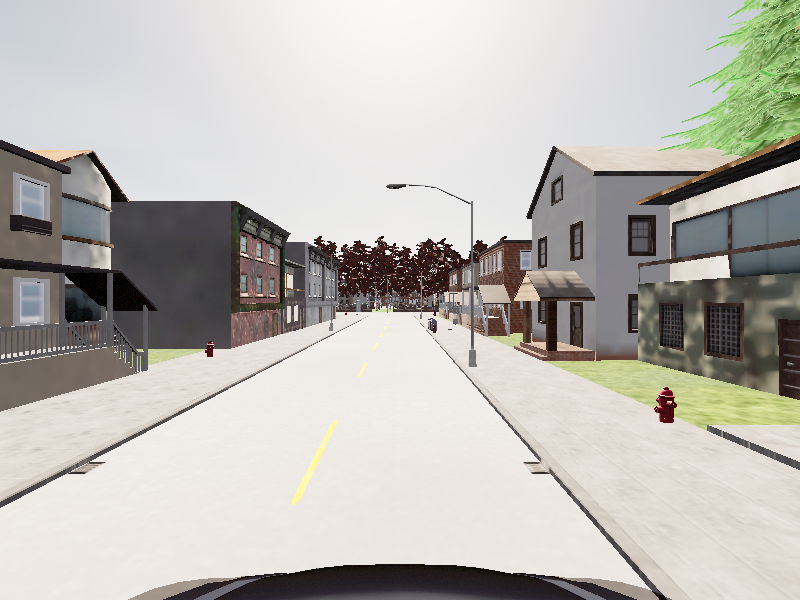
#> input picture Lines Finder/00006.png, 800 x 600 px
$ python Line_Finder.py
#> lines starting #> are read from the running program, lines starting #| are printed output that depends on the picture; after the words box and inside, x2 and y2 are one past the last pixel; in counts of white or black regions, pixels touching at a corner belong together
import matplotlib.pyplot as plt
import cv2
import numpy as np


def ROI(img, vertices):
    mask = np.zeros_like(img)
    channel_count = image.shape[2]
    match_mask_color = (255,) * channel_count
    cv2.fillPoly(mask, vertices, match_mask_color)
    masked_image = cv2.bitwise_and(img, mask)
    return masked_image

def draw(img, lines):
    img = np.copy(img)
    line_image = np.zeros((img.shape[0], img.shape[1], img.shape[2]), dtype=np.uint8)

    for line in lines:
        for x1, y1, x2, y2 in line:
            cv2.line(line_image, (x1, y1), (x2, y2), (0, 255, 0), thickness=3)
    img = cv2.addWeighted(img, 0.8, line_image, 1, 0.0)
    return img

image = cv2.imread('00006.png')
#> image is the input picture: shape (600, 800, 3); mean B, G, R 179.3, 184.7, 187.6
image = cv2.cvtColor(image, cv2.COLOR_BGR2RGB)

print(image.shape)
#| (600, 800, 3)
H = image.shape[0]
#> H = 600
W = image.shape[1]
#> W = 800

ROI_Limits = [((0)*W, (1)*H), ((1/2)*W, (1/2)*H), ((1)*W, (1)*H)]
#> ROI_Limits = [(0, 600), (400, 300), (800, 600)]

image0 = cv2.cvtColor(image, cv2.COLOR_RGB2BGR)
image1 = cv2.Canny(image0,100, 200)
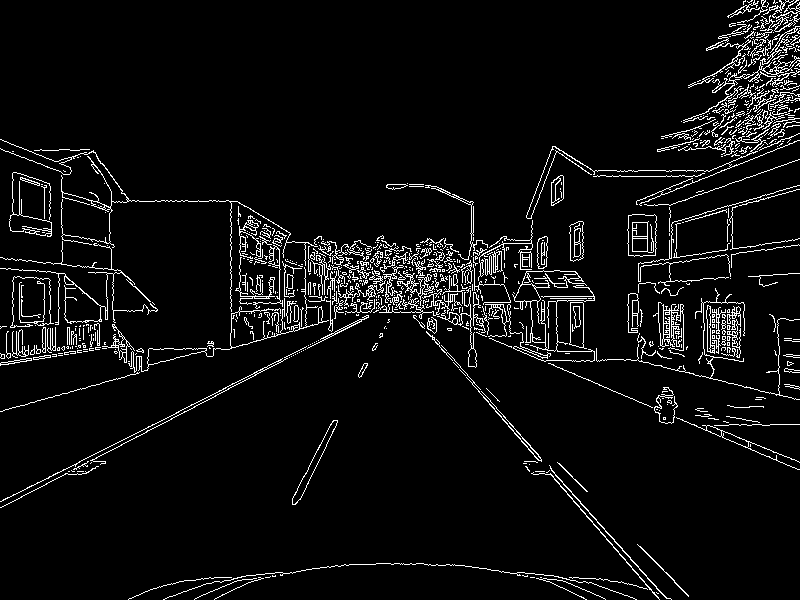
#> image1: shape (600, 800); 5.4% white in thin lines or dots
image2 = ROI(image1, np.array([ROI_Limits], np.int32))
#> in ROI, `cv2.fillPoly(mask, vertices, match_mask_color)`:
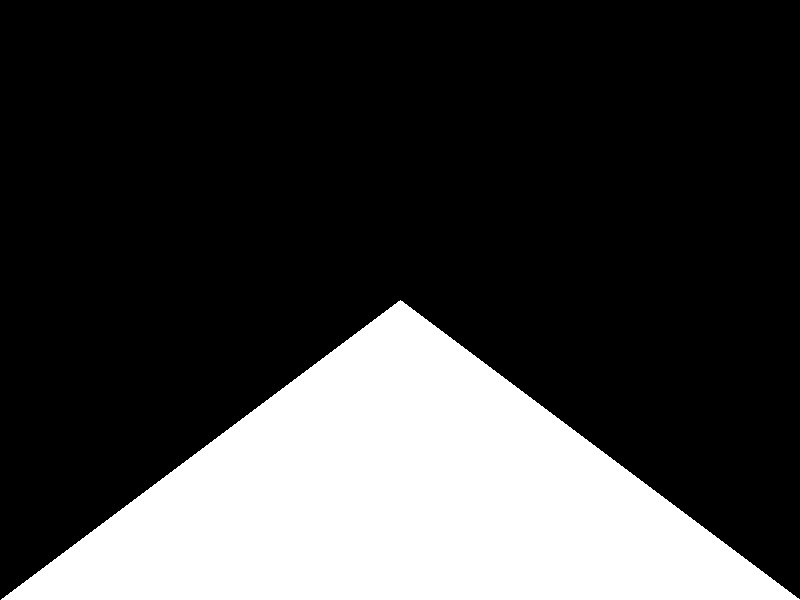
#> mask: shape (600, 800); 25% white; 1 white region, box (x1, y1, x2, y2) and area: (1, 300, 800, 600) 120100
#> in ROI, `masked_image = cv2.bitwise_and(img, mask)`:
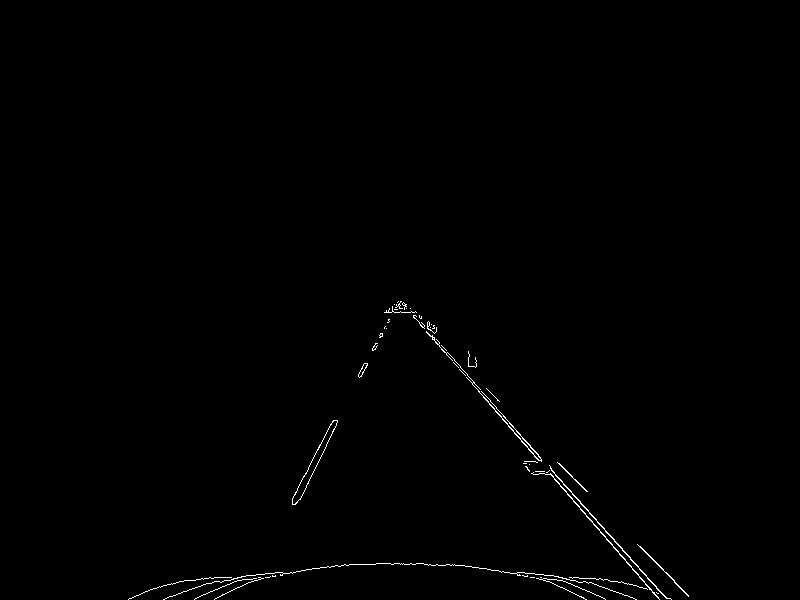
#> masked_image: shape (600, 800); 0.51% white in thin lines or dots, all inside (x1, y1, x2, y2) = (128, 301, 689, 600)

lines = cv2.HoughLinesP(image2,
                        rho=1,
                        theta=np.pi/180,
                        threshold=100,
                        lines=np.array([]),
                        minLineLength=50,
                        maxLineGap=100)
#> lines = [[400, 302, 666, 598], [401, 301, 658, 597], [400, 301, 659, 599], [579, 483, 688, 595], [432, 336, 668, 598]]
image3 = draw(image, lines)
#> the loop in draw, `for line in lines:` made 5 passes
#> after the loop in draw, `for line in lines:`:
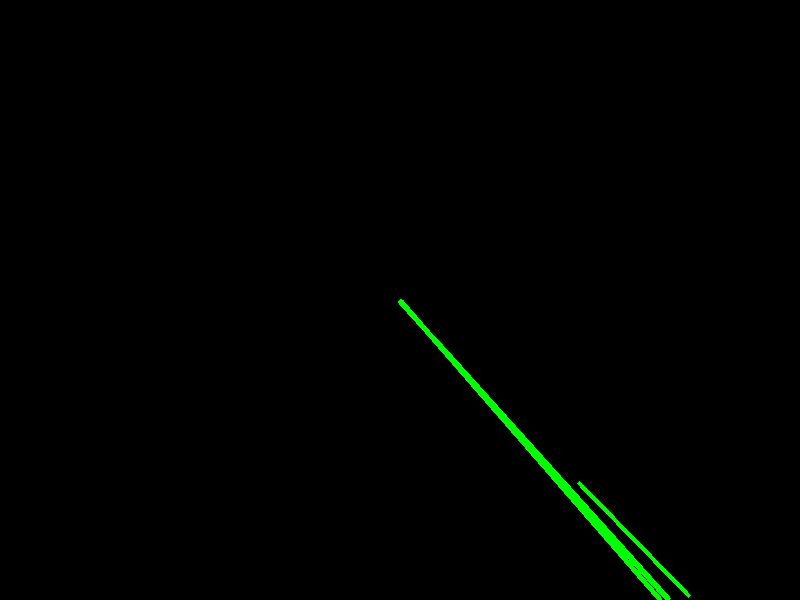
#> line_image: shape (600, 800, 3); mean of channels 0, 1, 2 0, 2.1, 0; drawn as B, G, R
#> in draw, `img = cv2.addWeighted(img, 0.8, line_image, 1, 0.0)`:
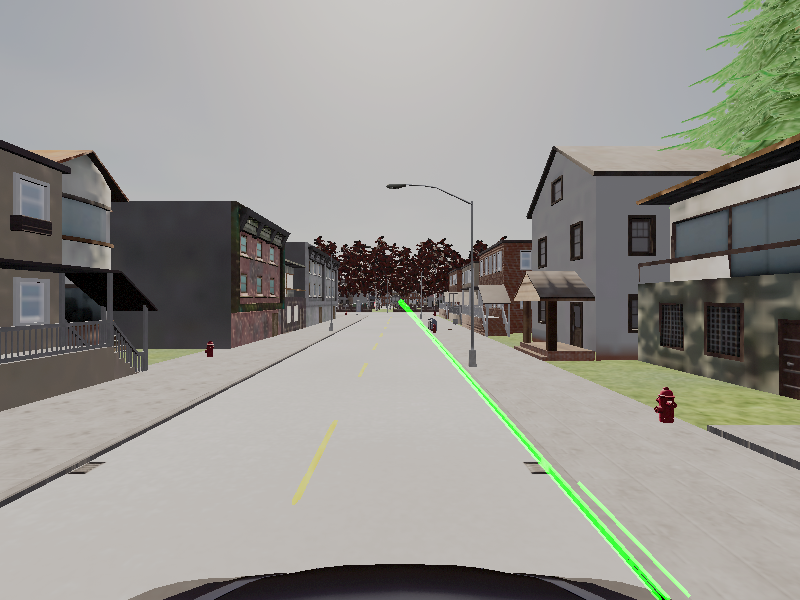
#> img: shape (600, 800, 3); mean R, G, B 150.1, 148.8, 143.5
plt.imshow(image3)
plt.show()
